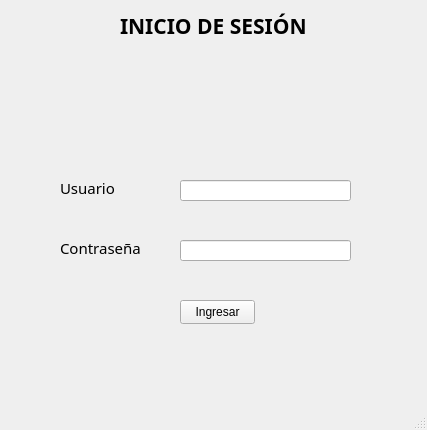
<?xml version="1.0" encoding="UTF-8"?>
<ui version="4.0">
 <class>MainWindow</class>
 <widget class="QMainWindow" name="MainWindow">
  <property name="geometry">
   <rect>
    <x>0</x>
    <y>0</y>
    <width>427</width>
    <height>430</height>
   </rect>
  </property>
  <property name="windowTitle">
   <string>MainWindow</string>
  </property>
  <widget class="QWidget" name="centralwidget">
   <widget class="QLabel" name="label">
    <property name="geometry">
     <rect>
      <x>120</x>
      <y>10</y>
      <width>221</width>
      <height>31</height>
     </rect>
    </property>
    <property name="font">
     <font>
      <family>Fira Code SemiBold</family>
      <pointsize>16</pointsize>
      <bold>true</bold>
     </font>
    </property>
    <property name="text">
     <string>INICIO DE SESIÓN</string>
    </property>
   </widget>
   <widget class="QLabel" name="label_2">
    <property name="geometry">
     <rect>
      <x>60</x>
      <y>180</y>
      <width>81</width>
      <height>16</height>
     </rect>
    </property>
    <property name="font">
     <font>
      <family>Fira Code Medium</family>
      <pointsize>11</pointsize>
     </font>
    </property>
    <property name="text">
     <string>Usuario</string>
    </property>
   </widget>
   <widget class="QLabel" name="label_3">
    <property name="geometry">
     <rect>
      <x>60</x>
      <y>240</y>
      <width>101</width>
      <height>16</height>
     </rect>
    </property>
    <property name="font">
     <font>
      <family>Fira Code Medium</family>
      <pointsize>11</pointsize>
     </font>
    </property>
    <property name="text">
     <string>Contraseña</string>
    </property>
   </widget>
   <widget class="QLineEdit" name="txt_usuario">
    <property name="geometry">
     <rect>
      <x>180</x>
      <y>180</y>
      <width>171</width>
      <height>21</height>
     </rect>
    </property>
   </widget>
   <widget class="QLineEdit" name="txt_password">
    <property name="geometry">
     <rect>
      <x>180</x>
      <y>240</y>
      <width>171</width>
      <height>21</height>
     </rect>
    </property>
   </widget>
   <widget class="QPushButton" name="btn_ingresar">
    <property name="geometry">
     <rect>
      <x>180</x>
      <y>300</y>
      <width>75</width>
      <height>24</height>
     </rect>
    </property>
    <property name="text">
     <string>Ingresar</string>
    </property>
   </widget>
  </widget>
  <widget class="QMenuBar" name="menubar">
   <property name="geometry">
    <rect>
     <x>0</x>
     <y>0</y>
     <width>427</width>
     <height>22</height>
    </rect>
   </property>
  </widget>
  <widget class="QStatusBar" name="statusbar"/>
 </widget>
 <resources/>
 <connections/>
</ui>
